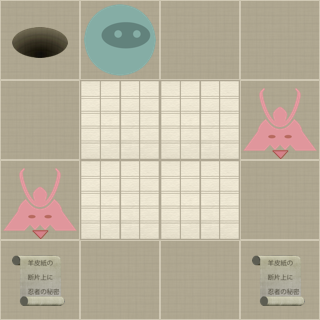

The image is a tile-based game level rendered from a .tmx file. Its description and source (layers, tilesets, objects; grid data summarised) follow:
An orthogonal 4x4 tile map with 80x80 px tiles, 2 tile layers (Level, Actors).

<map version="1.0" orientation="orthogonal" width="4" height="4" tilewidth="80" tileheight="80">
 <properties>
  <property name="moves" value="1" />
 </properties>
 <tileset firstgid="1" name="tiles" tilewidth="80" tileheight="80" spacing="2" margin="2">
  <image source="tiles-ipad.png" width="512" height="512" />
  <tile id="0">
   <properties>
    <property name="actor" value="exit" />
   </properties>
  </tile>
  <tile id="2">
   <properties>
    <property name="actor" value="guard" />
    <property name="direction" value="down" />
   </properties>
  </tile>
  <tile id="3">
   <properties>
    <property name="actor" value="guard" />
    <property name="direction" value="left" />
   </properties>
  </tile>
  <tile id="4">
   <properties>
    <property name="actor" value="guard" />
    <property name="direction" value="right" />
   </properties>
  </tile>
  <tile id="5">
   <properties>
    <property name="actor" value="guard" />
    <property name="direction" value="up" />
   </properties>
  </tile>
  <tile id="7">
   <properties>
    <property name="actor" value="player" />
   </properties>
  </tile>
  <tile id="8">
   <properties>
    <property name="actor" value="scroll" />
   </properties>
  </tile>
  <tile id="9">
   <properties>
    <property name="wall" value="1" />
   </properties>
  </tile>
 </tileset>
 <layer name="Level" width="4" height="4">
  <data>[16 cells, 16 non-empty, 2 distinct tile ids]</data>
 </layer>
 <layer name="Actors" width="4" height="4">
  <data>[16 cells, 6 non-empty, 4 distinct tile ids]</data>
 </layer>
</map>
